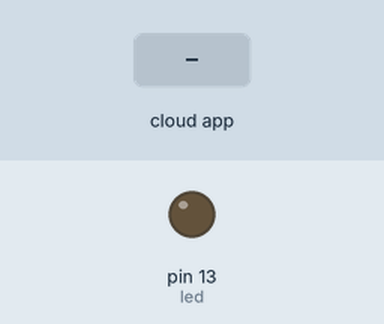
This sketch was run on a simulated Arduino Mega 2560, built with avr-gcc and run on an emulated ATmega2560. Parts: output pins drawn as LEDs (lit = HIGH). The test bench sets the inputs (shaded band). The ROS host is connected and sends only what is stated.

Above: at 1.2 s.
1.3 s: the phone or cloud app sets toggle_led to 0
At 1.8 s:
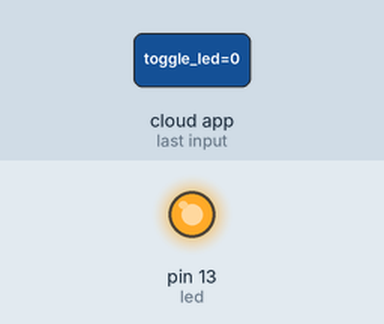
2.8 s: the phone or cloud app sets toggle_led to 1
At 4.2 s:
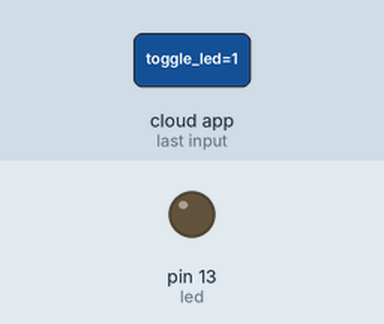
Timing chart, 0 to 5.8 s (numbered marks = the images above; inputs shaded):
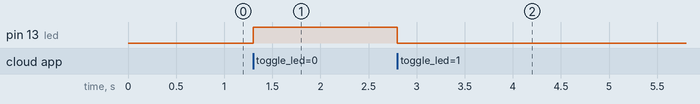

Measured:
- after the input at 1.3 s, pin 13 (led): LOW → HIGH at once
- after the input at 2.8 s, pin 13 (led): HIGH → LOW at once

The sketch:

test_prof.ino
```cpp
/*
 * rosserial Subscriber Example
 * Blinks an LED on callback
 */

#include <ros.h>
#include <std_msgs/Empty.h>
#include <geometry_msgs/Vector3.h>

ros::NodeHandle  nh;


int sortie0;
int sortie1;


void messageCb1( const std_msgs::Empty& toggle_msg){
  digitalWrite(13, HIGH-digitalRead(13));   // blink the led
}

void messageCb2( const geometry_msgs::Vector3& cmd_msg){
   sortie0=(int) cmd_msg.x;
   sortie1=(int) cmd_msg.y;

  output1(sortie0, 0);
  output1(sortie1, 1);


}


ros::Subscriber<std_msgs::Empty> sub1("toggle_led", &messageCb1 );
ros::Subscriber<geometry_msgs::Vector3> sub2("cmd_mot", &messageCb2 );

void setup()
{
  pinMode(13, OUTPUT);
  nh.initNode();
  nh.subscribe(sub1);
  nh.subscribe(sub2);

  Serial3.begin(9600);

  sortie1 = 30;
  sortie0 = 30;
  delay(10);
  /* droit */
  output1(sortie0, 0);
  delay(10);
  output1(sortie1, 1);

    // init_sabertooth();


}

void loop()
{
  nh.spinOnce();
  delay(1);
}


void commande1(int val, byte mode)
{
  //fonction d'envoi des commande au pont en H
  byte address = 128;       //adresse du pont en H 001111 sur les selecteurs

  Serial3.write(address);
  Serial3.write(mode);
  Serial3.write(val);
  Serial3.write((address + mode + val) &  0b01111111);


}


void output1(int val, byte mot)
{
  if (mot == 0)
  {
    if (val > 127)
      commande1(127, 0 );
    else if ( val > 0)
      commande1(val, 0);
    else if (val > -127)
      commande1(-val, 1);
    else
      commande1(127, 1);
  }
  else
  {
    /* moteur 0 et 1 ont un sens opposé */
    if (val > 127)
    {
      commande1(127, 1 + 4 );
    }
    else if ( val > 0)
    {
      commande1(val, 1 + 4 );
    }
    else if (val > -127)
    {
      commande1(-val, 4);
    }
    else
    {
      commande1(127, 4);
    }
  }

}

/*
void init_sabertooth()
{
  byte address = 128;
  Serial3.write(address);
  Serial3.write(16);  // ramping
  Serial3.write(10);
  Serial3.write((address + 16 + 10) &  0b01111111);
  delay(10);
  //  Serial3.write(address);
  //  Serial3.write(15);  // baudrate
  //  Serial3.write(4);   // 2 - 9600 //4 -38400
  //  Serial3.write((address + 15 + 4) &  0b01111111);
  //  Serial3.begin(38400);
  //  delay(10);
  Serial3.write(address);
  Serial3.write(14);  // Time0ut
  Serial3.write(10);   // 10x100ms=1S
  Serial3.write((address + 14 + 10) &  0b01111111);
  delay(10);
}*/
```
